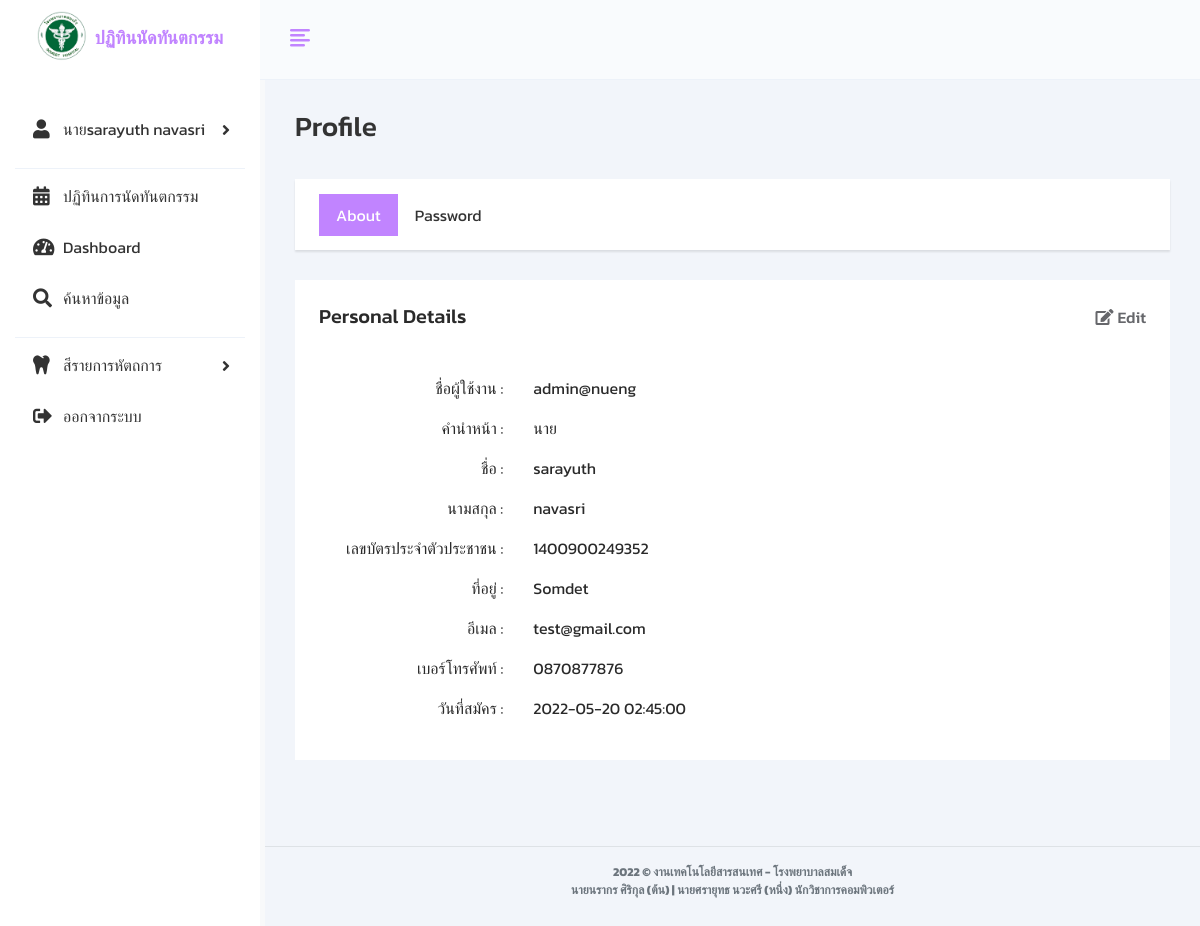
The app's page /profile.php (signed in), older data.
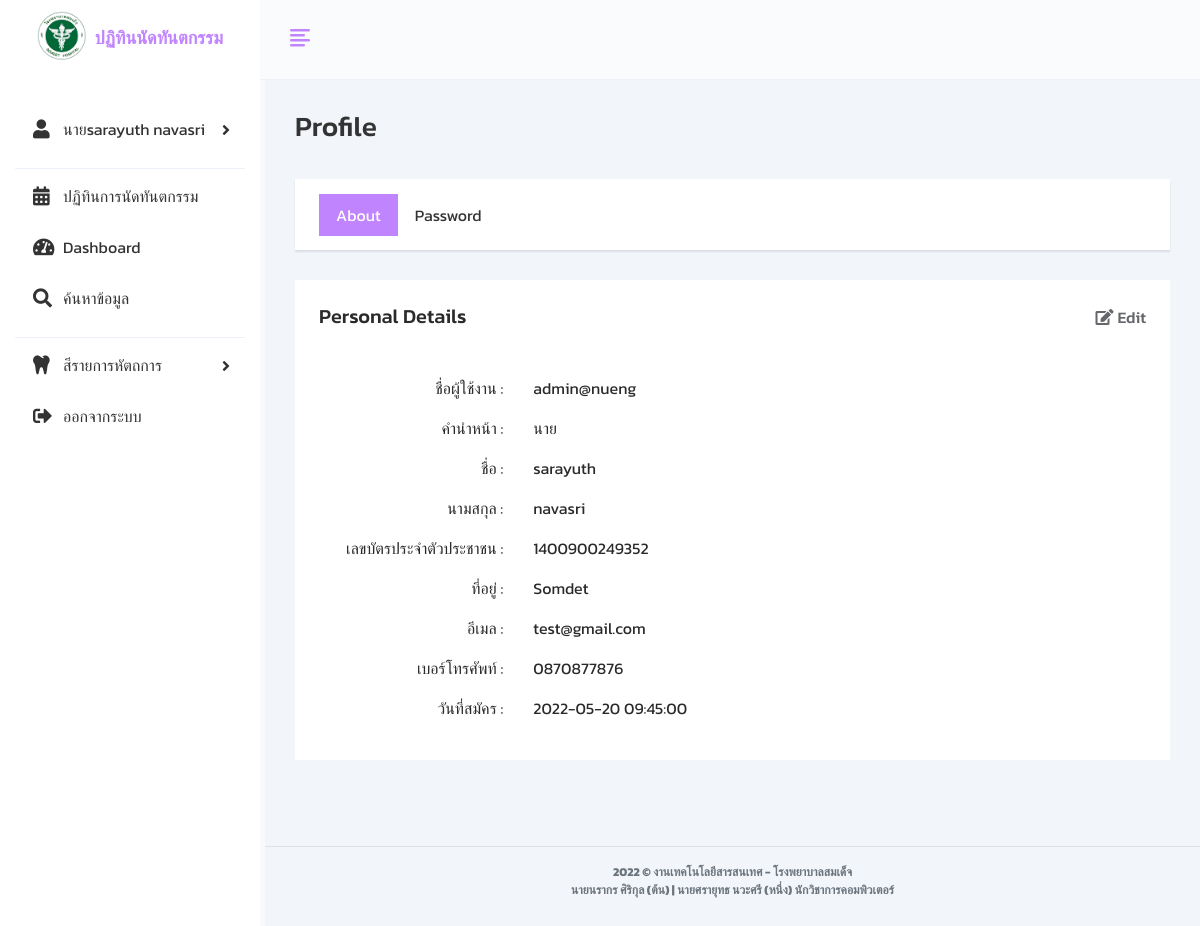
The same page, newer data.
### tables this page shows
CREATE TABLE `users`  (
  `user_id` int NOT NULL AUTO_INCREMENT,
  `username` varchar(50) NOT NULL,
  `password` varchar(255) NOT NULL,
  `pname` varchar(255) NOT NULL,
  `firstname` varchar(100) NOT NULL,
  `lastname` varchar(100) NOT NULL,
  `cid` varchar(50) NOT NULL,
  `address` varchar(100) NOT NULL,
  `email` varchar(100) NOT NULL,
  `tel` varchar(50) NOT NULL,
  `user_level` varchar(10) NOT NULL,
  `date` timestamp NOT NULL DEFAULT current_timestamp,
  PRIMARY KEY (`user_id`) USING BTREE
);

### profile.php (the view, shortened to what the changed rows need)
<?php
if (!$_SESSION["user_id"]) {
    Header("Location: index.php");
} else { ?>
<?php include "components/header-level.php" ?>
<?php include "components/sidebar-level.php" ?>
<div class="main-wrapper">
	<div class="page-wrapper">
		<div class="content container-fluid">
			<div class="page-header mt-5">
				<div class="row">
					<div class="col">
						<h3 class="page-title">Profile</h3>
					</div>
				</div>
			</div>
			<div class="row">
				<div class="col-md-12">
					<div class="profile-menu">
						<ul class="nav nav-tabs nav-tabs-solid">
							<li class="nav-item"> <a class="nav-link active" data-toggle="tab" href="#per_details_tab">About</a> </li>
							<li class="nav-item"> <a class="nav-link" data-toggle="tab" href="#password_tab">Password</a> </li>
						</ul>
					</div>
					<div class="tab-content profile-tab-cont">
						<div class="tab-pane fade show active" id="per_details_tab">
							<div class="row ">
								<div class="col-lg-12">
									<div class="card ">
										<div class="card-body ">
											<h5 class="card-title d-flex justify-content-between ">
												<span>Personal Details</span>
												<a class="edit-link" data-toggle="modal" href="#edit_personal_details"><i class="fa fa-edit mr-1"></i>Edit</a>
											</h5>
											<div class="row mt-5">
												<p class="col-sm-3 text-sm-right mb-0 mb-sm-3">ชื่อผู้ใช้งาน :</p>
												<p class="col-sm-9"><?php echo $row['username']; ?></p>
											</div>
											<div class="row">
												<p class="col-sm-3 text-sm-right mb-0 mb-sm-3">คำนำหน้า :</p>
												<p class="col-sm-9"><?php echo $row['pname']; ?></p>
											</div>
											<div class="row">
												<p class="col-sm-3 text-sm-right mb-0 mb-sm-3">ชื่อ :</p>
												<p class="col-sm-9"><?php echo $row['firstname']; ?></p>
											</div>
											<div class="row">
												<p class="col-sm-3 text-sm-right mb-0 mb-sm-3">นามสกุล :</p>
												<p class="col-sm-9"><?php echo $row['lastname']; ?></p>
											</div>
											<div class="row">
												<p class="col-sm-3 text-sm-right mb-0 mb-sm-3">เลขบัตรประจำตัวประชาชน :</p>
												<p class="col-sm-9"><?php echo $row['cid']; ?></p>
											</div>
											<div class="row ">
												<p class="col-sm-3 text-sm-right mb-0 mb-sm-3">ที่อยู่ :</p>
												<p class="col-sm-9"><?php echo $row['address']; ?></p>
											</div>
											<div class="row ">
												<p class="col-sm-3 text-sm-right mb-0 mb-sm-3">อีเมล :</p>
												<p class="col-sm-9"><?php echo $row['email']; ?></p>
											</div>
											<div class="row ">
												<p class="col-sm-3 text-sm-right mb-0 mb-sm-3">เบอร์โทรศัพท์ :</p>
												<p class="col-sm-9"><?php echo $row['tel']; ?></p>
											</div>
											<div class="row ">
												<p class="col-sm-3 text-sm-right mb-0 mb-sm-3">วันที่สมัคร :</p>
												<p class="col-sm-9"><?php echo $row['date']; ?></p>
											</div>
										</div>
									</div>
								</div>
							</div>
						</div>
					</div>
				</div>
			</div>
		</div>
		<?php include "components/footer.php" ?>
	</div>
</div>
</body>
</html>
<?php } ?>

### components/sidebar-level.php (shortened to what the changed rows need)
<?php
	include('db/pdo_connect.php');
  $select_stmt = $db->prepare("SELECT * FROM users WHERE username = :username");
  $select_stmt->bindParam(':username', $_SESSION['username']);
  $select_stmt->execute();
  $row = $select_stmt->fetch(PDO::FETCH_ASSOC);
?>
<div class="sidebar" id="sidebar">
        <div class="sidebar-inner slimscroll">
          <div id="sidebar-menu" class="sidebar-menu">
            <ul>
            <?php if(isset($_SESSION['user_id'])){ ?>
              <?php if($row['user_level'] == 'admin'){ ?>
                <li class="submenu">
                  <a href="#">
                    <i class="fas fa-user"></i> <span><?php echo $row['pname']; ?><?php echo $row['firstname']; ?><?php echo ' ' ?><?php echo $row['lastname']; ?></span>
                    <span class="menu-arrow"></span>
                  </a>
                </li>
               <?php }else if($row['user_level'] == 'doctor'){ ?>
                <li class="submenu">
                  <a href="#">
                    <i class="fas fa-user"></i> <span><?php echo $row['pname']; ?><?php echo $row['firstname']; ?><?php echo ' ' ?><?php echo $row['lastname']; ?></span>
                    <span class="menu-arrow"></span>
                  </a>
                  <ul class="submenu_class" style="display: none">
                    <li><a  href="profile.php?user_id=<?= $row['user_id'];?>">โปรไฟล์</a></li>
                    <li><a  href="add-calendar-den.php">เพิ่มข้อมูลในปฏิทิน</a></li>
                    <li><a  href="check-status-user.php">เช็คสถานะวันนัด</a></li>
                  </ul>
                </li>
              <?php }else if($row['user_level'] == 'user'){ ?>
                <li class="submenu">
                  <a href="#">
                    <i class="fas fa-user"></i> <span><?php echo $row['pname']; ?><?php echo $row['firstname']; ?><?php echo ' ' ?><?php echo $row['lastname']; ?></span>
                    <span class="menu-arrow"></span>
                  </a>
                  <ul class="submenu_class" style="display: none">
                    <li><a  href="profile.php?user_id=<?= $row['user_id'];?>">โปรไฟล์</a></li>
                    <li><a  href="add-calendar.php">เพิ่มข้อมูลในปฏิทิน</a></li>
                  </ul>
                </li>
               <?php } ?>
            <?php } ?>
              <li class="list-divider"></li>
              <?php if(isset($_SESSION['user_id'])) {?>
                <li>
                <a href="calendar-level.php">
                  <i class="fas fa-calendar-alt"></i><span>ปฏิทินการนัดทันตกรรม</span>
                </a>
              </li>
              <?php } ?>
              <li>
                <a href="dashboard-level.php">
                  <i class="fas fa-tachometer-alt"></i><span>Dashboard</span>
                </a>
              </li>
			        <li>
                <a href="search-level.php">
                  <i class="fas fa-search"></i><span>ค้นหาข้อมูล</span>
                </a>
              </li>
              <li class="list-divider"></li>
              <li class="submenu">
                <a href="#">
                  <i class="fas fa-tooth"></i> <span> สีรายการหัตถการ </span>
                  <span class="menu-arrow"></span>
                </a>
              </li>
              <?php if(isset($_SESSION['user_id'])){ ?>
              <li>
                <a class="exit-btn" href="logout.php">
                <i class="fas fa-sign-out-alt"></i><span>ออกจากระบบ</span>
                </a>
              </li>
              <?php } ?>
            </ul>
          </div>
        </div>
      </div>

Row changes from the older to the newer data that the page shows:
changed users "นาย": date "2022-05-20 02:45:00" → "2022-05-20 09:45:00"
